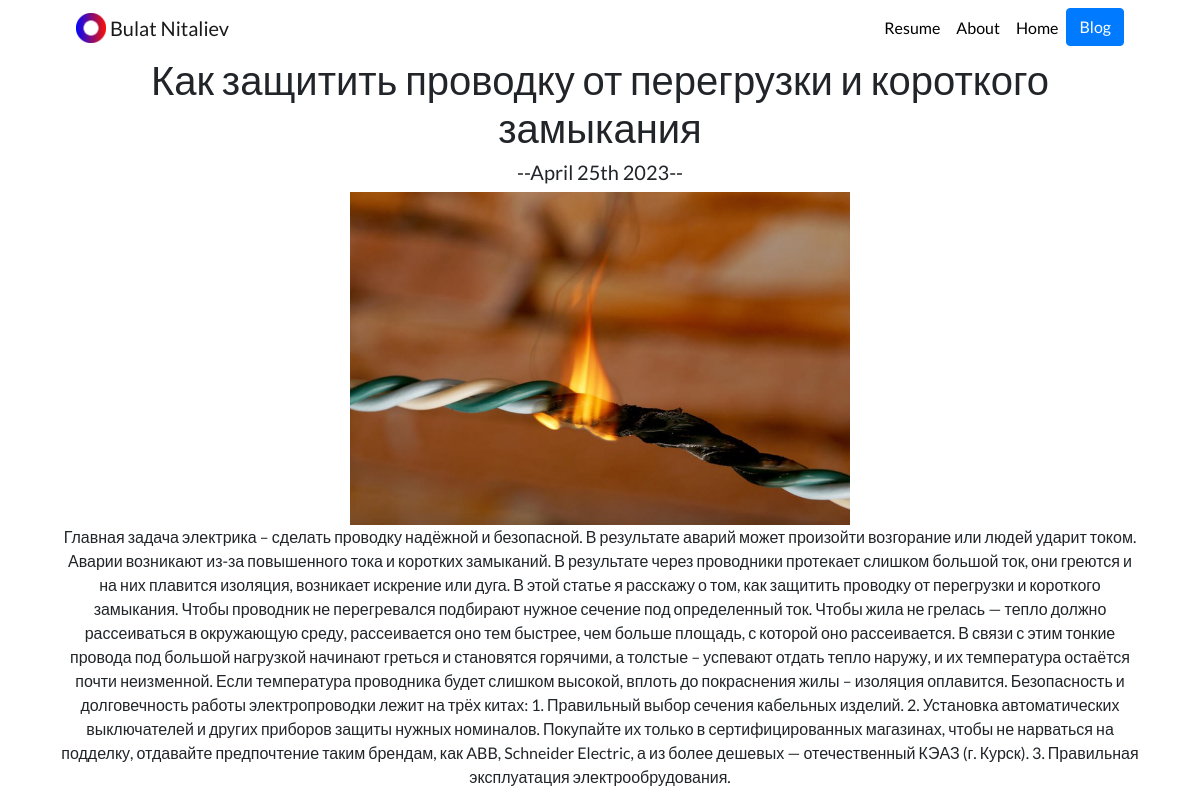
Page /blog/1/ on the committed database.
### blog/models.py (models this page shows, shortened)
class Blog(models.Model):
	title = models.CharField(max_length=200)
	text = models.TextField()
	date = models.DateField()
	image = models.ImageField(upload_to='blog/images')

### blog/views.py (the view)
# urls.py: path('<int:blog_id>/',views.detail,name='detail'),
def detail(request,blog_id):
	blog = get_object_or_404(Blog,pk=blog_id)
	return render(request,'blog/detail.html',{'blog':blog})

### blog/templates/blog/detail.html
{% extends 'portfolio/base.html' %}
{% block content %}
<h1>{{ blog.title }}</h1>
<h5>--{{ blog.date|date:'F jS Y' }}--</h5>
<img src="{{ blog.image.url }}" width="500" alt="">
<p>{{ blog.text }}</p>
{% endblock %}

### portfolio/static/portfolio/custom.css (style rules this page uses)
body { font-family: 'Lato', sans-serif; }

### rows in the picture
Blog: title "Как защитить проводку от перегрузки и короткого замыкания", date "April 25th 2023", image (picture), text "Главная задача электрика – сделать проводку надёжной и безопасной. В результате аварий может произойти возгорание или людей ударит током. Аварии возникают из-за повышенного тока и коротких замыканий. В результате через проводники протекает слишком большой ток, они греются и на них плавится изоляция, возникает искрение или дуга. В этой статье я расскажу о том, как защитить проводку от перегрузки и короткого замыкания. Чтобы проводник не перегревался подбирают нужное сечение под определенный ток. Чтобы жила не грелась — тепло должно рассеиваться в окружающую среду, рассеивается оно тем быстрее, чем больше площадь, с которой оно рассеивается. В связи с этим тонкие провода под большой нагрузкой…"
